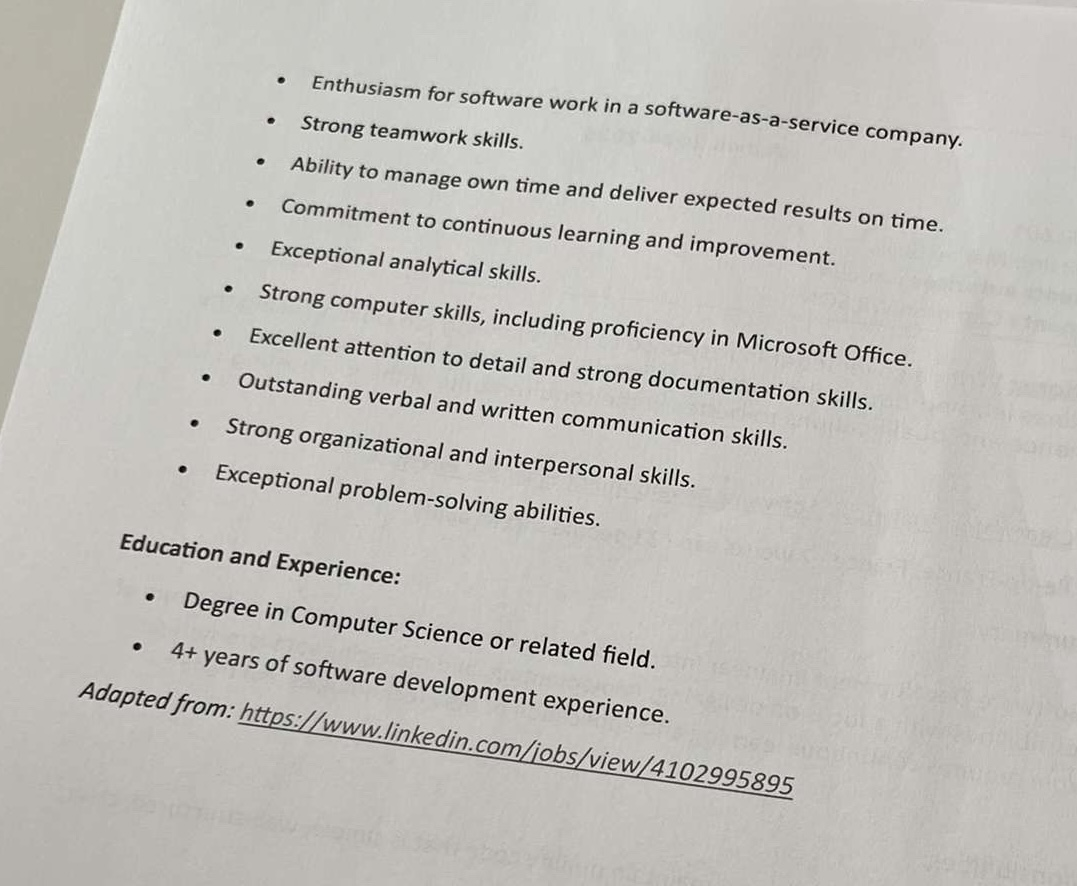
#> input picture uploads/IMG_8979.jpg, 1077 x 886 px
$ python -i utils_20250630125846.py   (imports and definitions only)
#> lines starting #> are read from the running program, lines starting #| are printed output that depends on the picture; after the words box and inside, x2 and y2 are one past the last pixel; in counts of white or black regions, pixels touching at a corner belong together
from PIL import Image as PILImage
import cv2
import numpy as np
import os
import json
import colorsys
from models import Rule

def get_image_features(image_path):
    # Taille fichier en Ko
#> called with image_path = '../uploads/IMG_8979.jpg'
    file_size = round(os.path.getsize(image_path) / 1024, 2)  # Ko

    # Ouvrir l'image avec PIL
    with PILImage.open(image_path) as img:
#> img is the input picture: PIL image 1077x886 RGB; mean R, G, B 192.8, 190.6, 185.6
        width, height = img.size
#> width = 1077; height = 886
        pixels = list(img.getdata())
#> pixels = 954222 items

        # Convertir en RGB si l'image est en mode L ou autre
        if img.mode != 'RGB':
            img = img.convert('RGB')
            pixels = list(img.getdata())

        # Moyennes R, G, B
        r_total = sum(p[0] for p in pixels)
#> r_total = 183980924
        g_total = sum(p[1] for p in pixels)
#> g_total = 181881699
        b_total = sum(p[2] for p in pixels)
#> b_total = 177102716
        count = len(pixels)
#> count = 954222

        r_mean = round(r_total / count, 2)
#> r_mean = 192.8
        g_mean = round(g_total / count, 2)
#> g_mean = 190.6
        b_mean = round(b_total / count, 2)
#> b_mean = 185.6

         # Contraste : différence entre le pixel le plus sombre et le plus clair (en niveaux de gris)
        gray = img.convert('L')
        gray_pixels = np.array(gray.getdata())
        dark_pixels = np.sum(gray_pixels < 30)  # Seuil de pixel sombre
#> dark_pixels = 5461
        dark_pixel_ratio = round(dark_pixels / gray_pixels.size, 3)
#> dark_pixel_ratio = 0.006
        bright_pixels = np.sum(gray_pixels > 240)
#> bright_pixels = 579
        has_bright_spot = bool(bright_pixels > 0.01 * gray_pixels.size)
#> has_bright_spot = False


        contrast = round(max(gray_pixels) - min(gray_pixels), 2)
#> contrast = 255

         # Ouvrir avec OpenCV pour la détection de contours
        img_cv = cv2.imread(image_path, cv2.IMREAD_GRAYSCALE)
#> img_cv: shape (886, 1077); min 0, max 255, mean 190.5
        edges_detected = False
        if img_cv is not None:
             edges = cv2.Canny(img_cv, 100, 200)
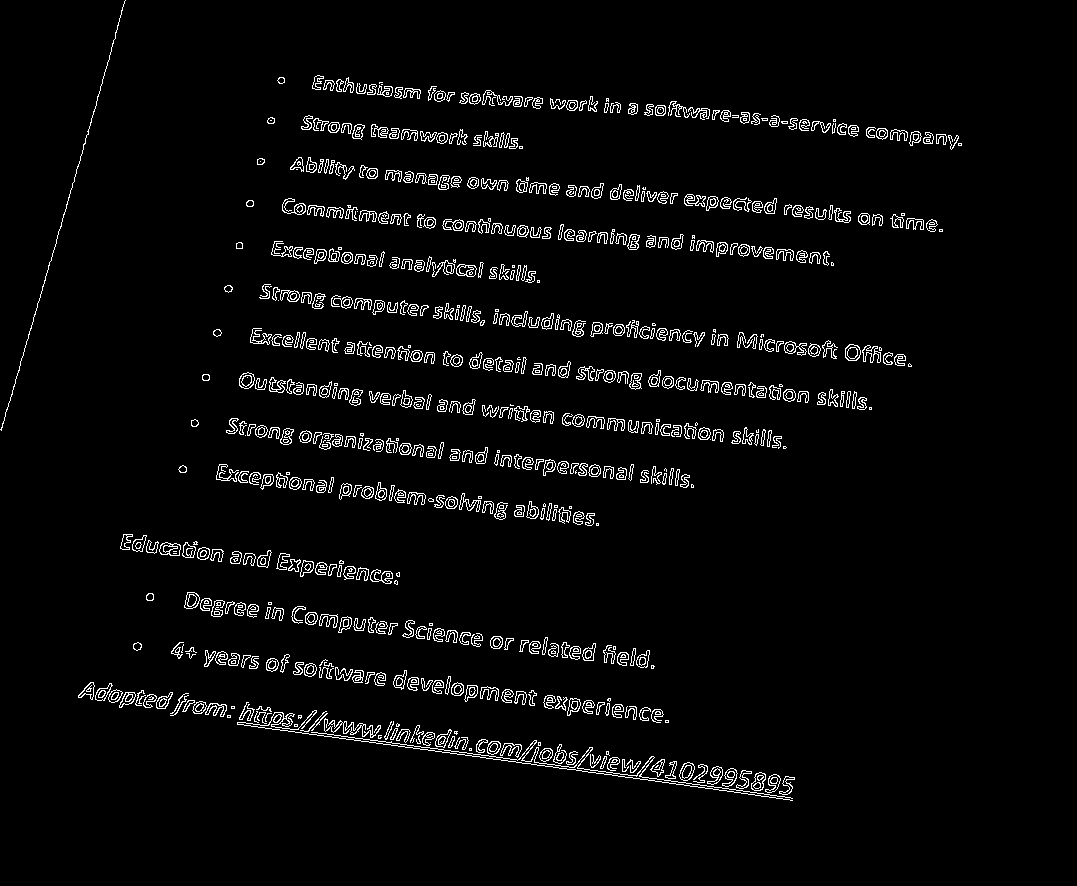
#> edges: shape (886, 1077); 3.6% white in thin lines or dots, all inside (x1, y1, x2, y2) = (0, 0, 962, 801)
             edge_pixels = cv2.countNonZero(edges)
#> edge_pixels = 34658
             total_pixels = img_cv.shape[0] * img_cv.shape[1]
#> total_pixels = 954222
             edges_detected = edge_pixels / total_pixels > 0.01  # seuil arbitraire de 1%
#> edges_detected = True

        # Histogramme compressé (16 classes pour R, G, B)
        pixels_np = np.array(img.convert('RGB'))
        hist = []
        for i in range(3):  # R, G, B
            channel_hist, _ = np.histogram(pixels_np[:, :, i], bins=16, range=(0, 256))
            hist.extend(channel_hist.tolist())
#> after the loop, hist = 48 values, max 694372 at index 12, min 386 at index 47, mean 59638.9
        histogram = json.dumps(hist)  # Pour stocker dans la BDD

        # Convertir les pixels en tableau NumPy
        pixels_np = np.array(img.convert('RGB')).reshape(-1, 3)

        # Calcul de la saturation pour chaque pixel
        saturations = []
        for r, g, b in pixels_np:
              r_, g_, b_ = r / 255.0, g / 255.0, b / 255.0
              h, l, s = colorsys.rgb_to_hls(r_, g_, b_)
              saturations.append(s)
#> this loop made 954222 passes
#> (r, g, b, r_, g_, b_, l, s) on passes 1 to 3: (183, 181, 169, 0.718, 0.71, 0.663, 0.69, 0.0886), (183, 181, 169, 0.718, 0.71, 0.663, 0.69, 0.0886), (183, 181, 169, 0.718, 0.71, 0.663, 0.69, 0.0886)
#> after the loop, saturations = 954222 items

        saturation_mean = round(np.mean(saturations), 3)
#> saturation_mean = 0.063


    return file_size, width, height, r_mean, g_mean, b_mean , contrast, edges_detected , histogram , saturation_mean , dark_pixel_ratio , has_bright_spot

# [63 lines left out: function auto_classify_score, not called in this run]


def auto_classify_by_score(*args, threshold=0.6):
    score = auto_classify_score(*args)
    return "pleine" if score >= threshold else "vide"

# [60 lines left out: functions classify_dynamic, get_exif_gps, not called in this run]

>>> result = get_image_features('../uploads/IMG_8979.jpg')
#> result = 12 items, first 6: 221.2, 1077, 886, 192.8, 190.6, 185.6
